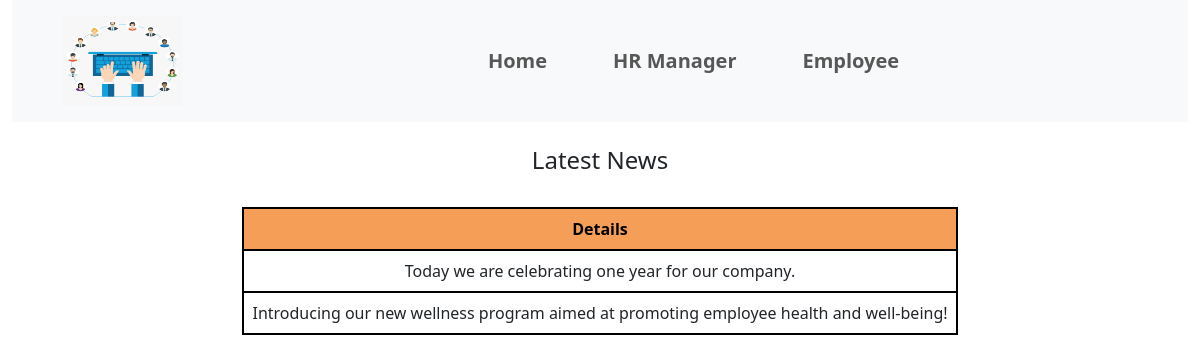
Page /latestnews/ on the committed database.
### app/models.py (models this page shows)
class News(models.Model):
    Occation = models.TextField(max_length=100)

### app/views.py (the view)
# urls.py: path('latestnews/',views.latestnews),
def latestnews(request):
	n=News.objects.all()
	return render(request,'app/latestnews.html',{'n':n})

### app/middle.py (called while the page is built)
    def __call__(self,request):
        response = self.get_response(request)
        return response

### templates/app/latestnews.html
{%extends 'app/home.html'%}
{%load static%}
{%block body_block%}
<center>
    <h4 class="pt-4 pb-4">Latest News</h4>
    <table>
        <thead>
            <th>Details</th>
        </thead>
        {%for i in n%}
        <tr>
            <td>{{i.Occation}}</td>
        </tr>
        {%endfor%}
    </table>
</center>
{%endblock%}

### static/css/style.css (style rules this page uses)
* { box-sizing: border-box; margin: 0; }
table { border-collapse: collapse; }
th { border: 2px solid black; padding: 8px; text-align: center; background-color: rgb(245, 158, 87); color: black; }
td { border: 2px solid black; padding: 8px; text-align: center; }

### rows in the picture
News: Occation "Today we are celebrating one year for our company."
News: Occation "Introducing our new wellness program aimed at promoting employee health and well-being!"
